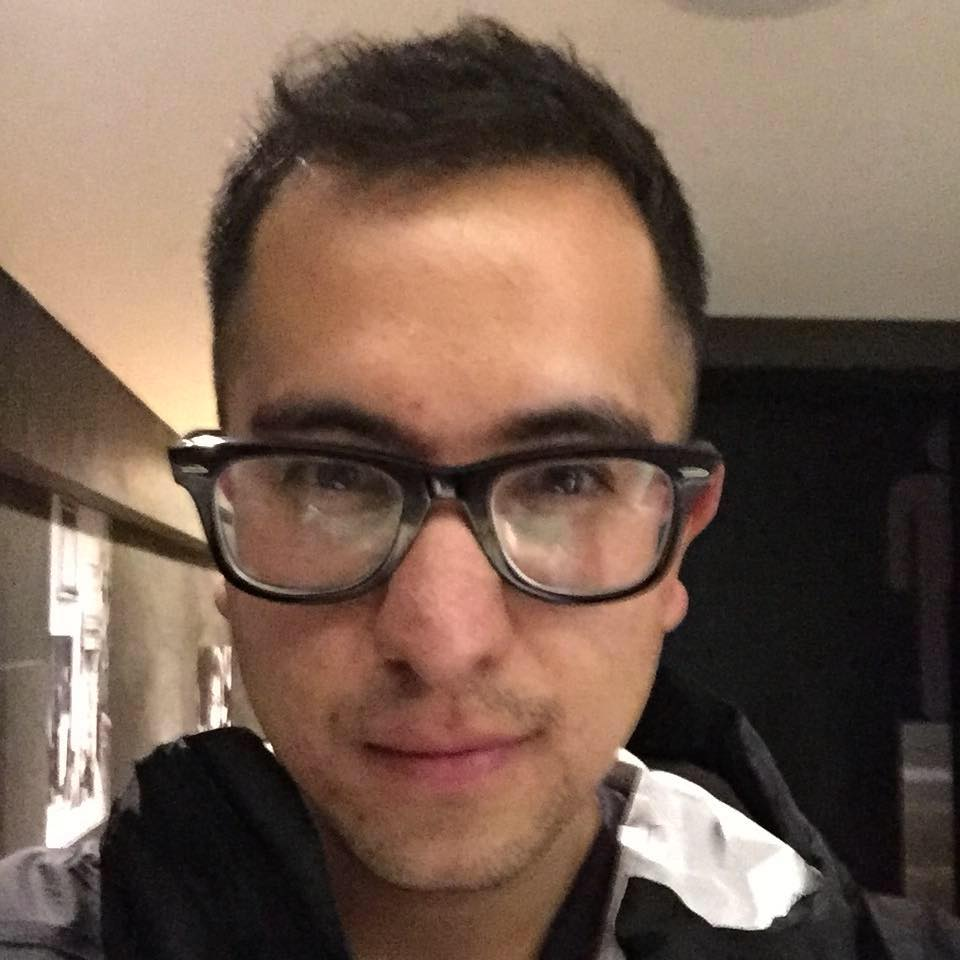
#> input picture ariel.jpg, 960 x 960 px
$ python imagenes.py   (older library calls are emulated)
#> lines starting #> are read from the running program, lines starting #| are printed output that depends on the picture
# -*- coding: utf-8 -*-
"""
Created on Mon Jul 30 11:57:18 2018

@author: d4gamba
"""
import cv2
import numpy as np
from matplotlib import pyplot as plt

img = cv2.imread('ariel.jpg',0)
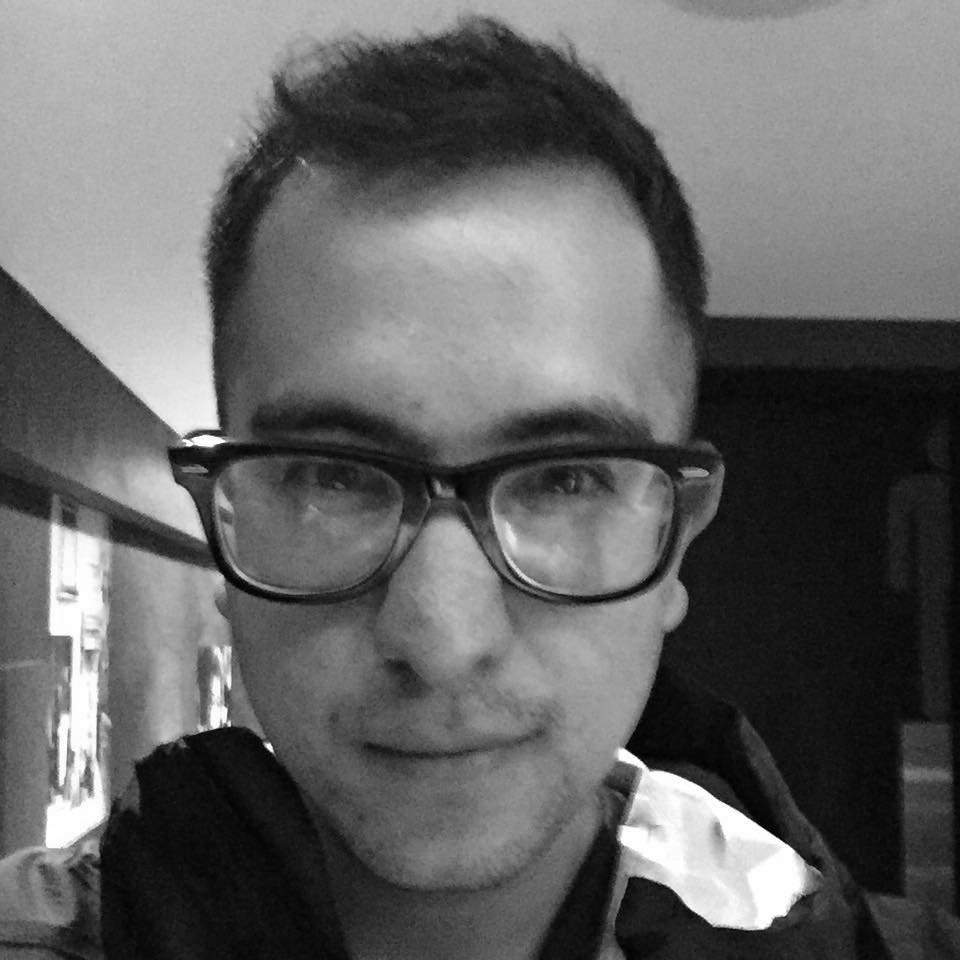
#> img: shape (960, 960); min 0, max 255, mean 100.8

# Output dtype = cv2.CV_8U
sobelx8u = cv2.Sobel(img,cv2.CV_8U,1,0,ksize=19)

# Output dtype = cv2.CV_64F. Then take its absolute and convert to cv2.CV_8U
sobelx64f = cv2.Sobel(img,cv2.CV_64F,1,0,ksize=19)
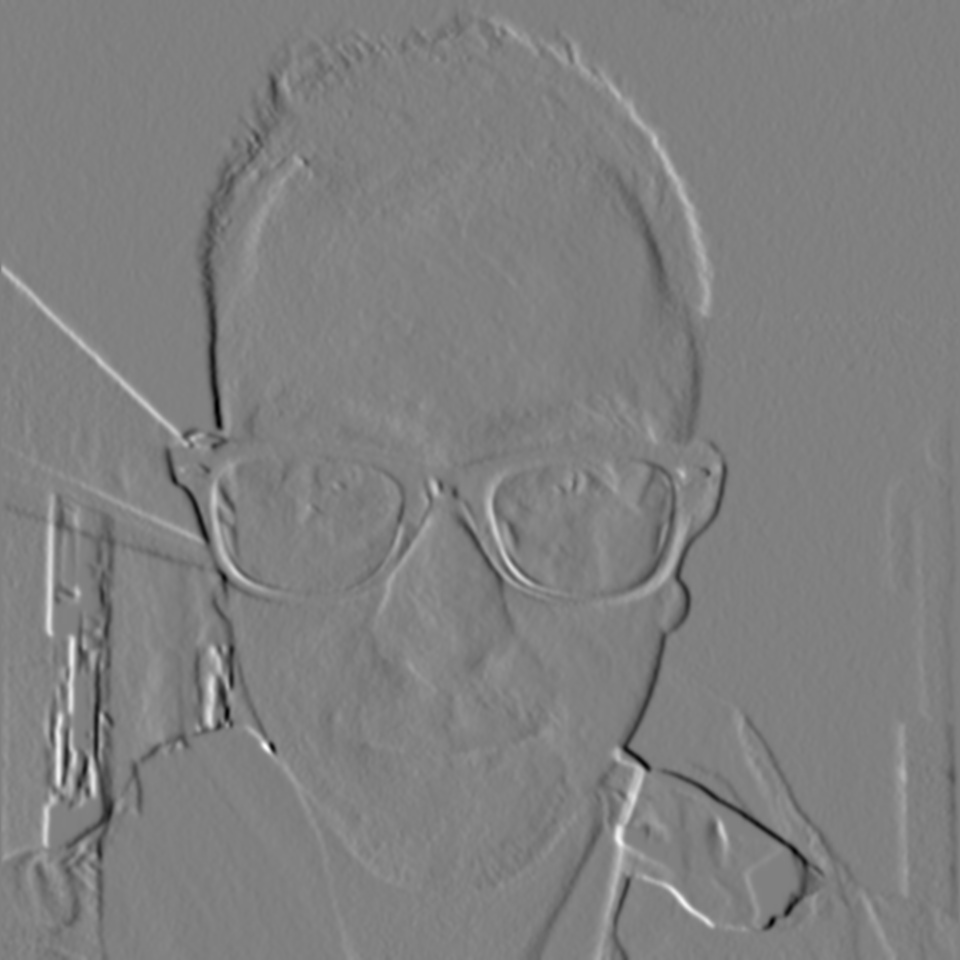
#> sobelx64f: shape (960, 960) float64; min -1.08e+12, max 1.06e+12, mean -1.55e+09; drawn with min black and max white
abs_sobel64f = np.absolute(sobelx64f)
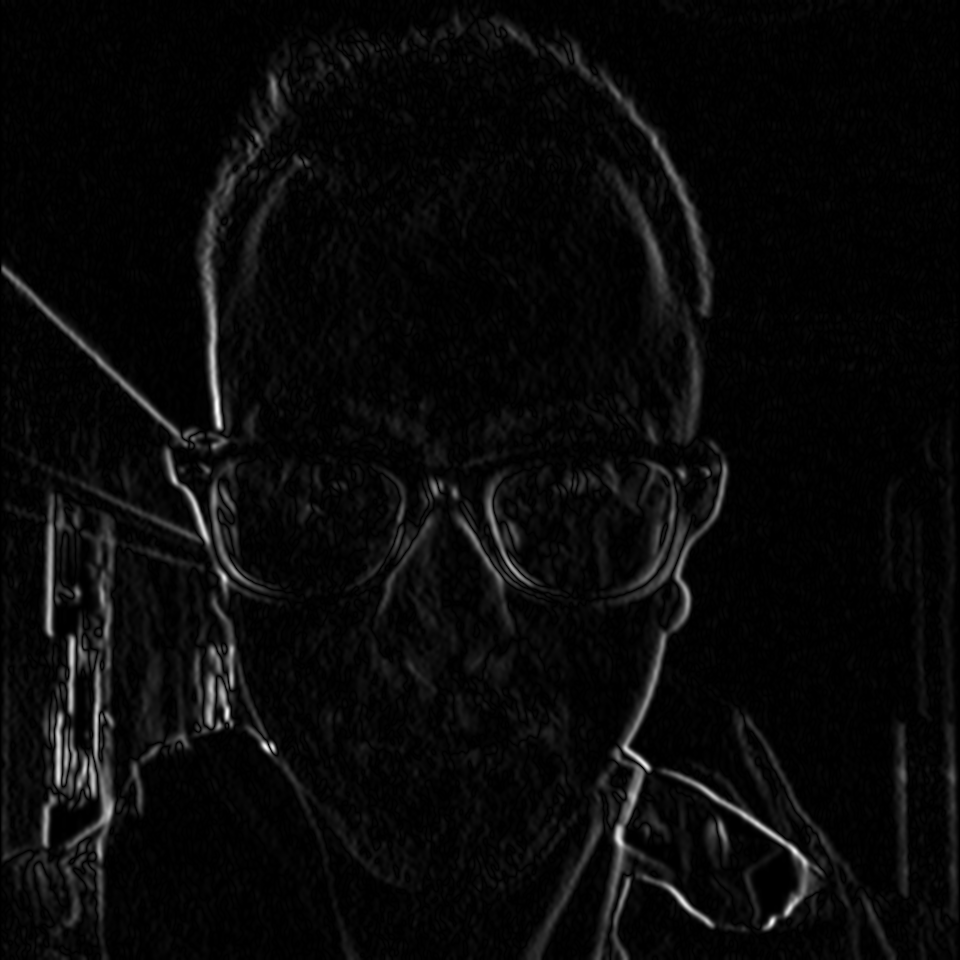
#> abs_sobel64f: shape (960, 960) float64; min 0, max 1.08e+12, mean 4.14e+10; drawn with min black and max white
sobel_8u = np.uint8(abs_sobel64f)
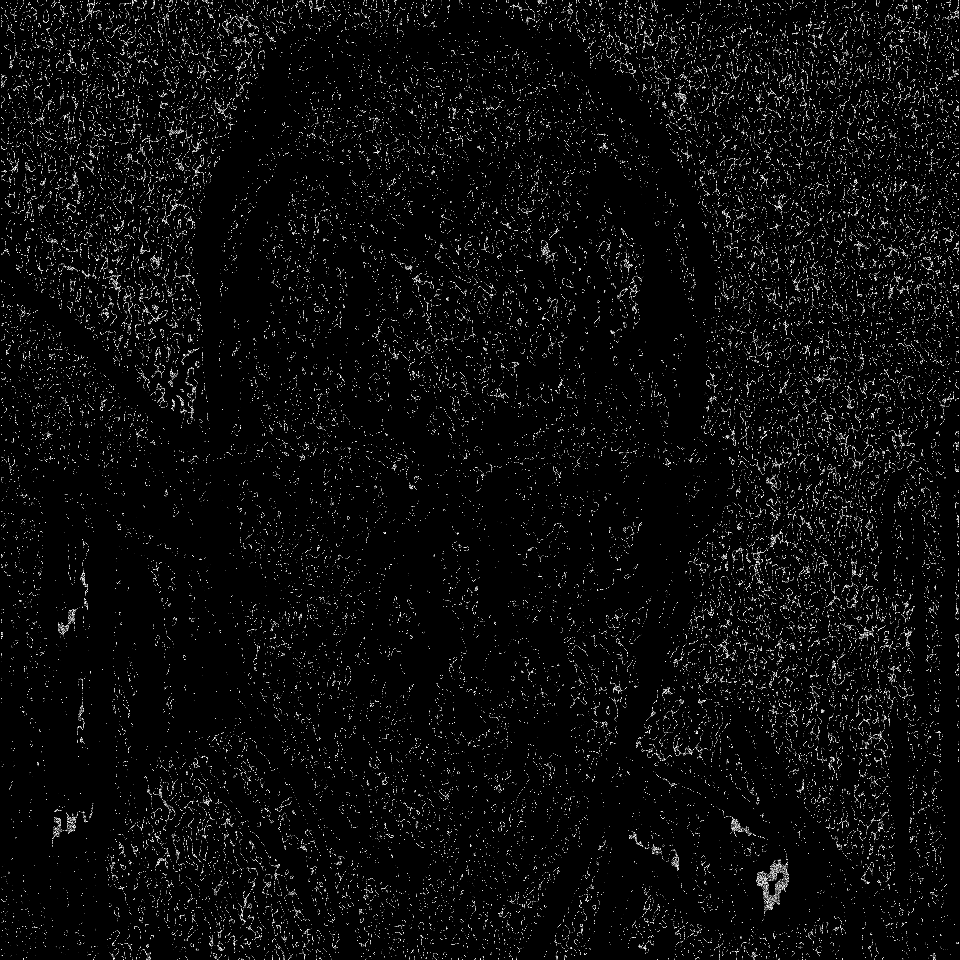
#> sobel_8u: shape (960, 960); min 0, max 255, mean 11.3

plt.subplot(1,3,1),plt.imshow(img,cmap = 'gray')
plt.title('Original'), plt.xticks([]), plt.yticks([])
plt.subplot(1,3,2),plt.imshow(sobelx8u,cmap = 'gray')
plt.title('Sobel CV_8U'), plt.xticks([]), plt.yticks([])
plt.subplot(1,3,3),plt.imshow(sobel_8u,cmap = 'gray')
plt.title('Sobel abs(CV_64F)'), plt.xticks([]), plt.yticks([])
cv2.imwrite('19ariell.png',sobelx8u)
cv2.imwrite('19arielll.png',sobel_8u)

plt.show()
